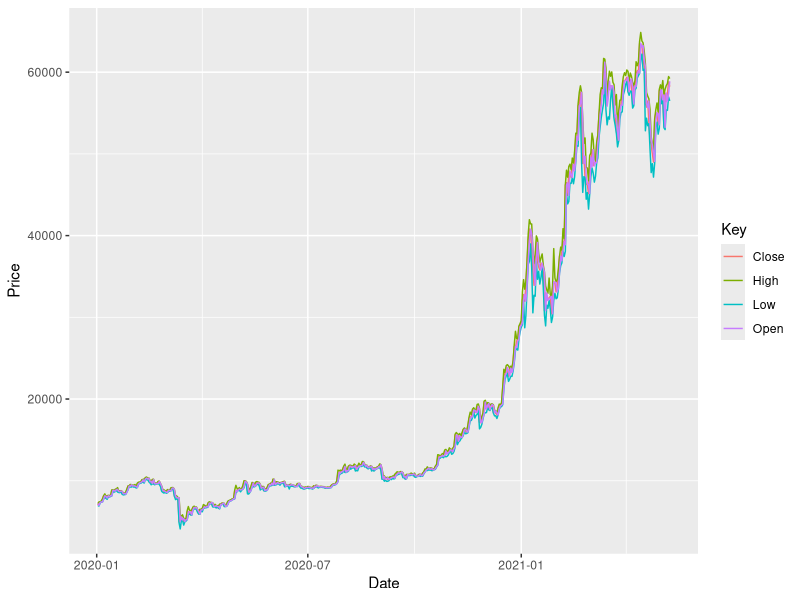
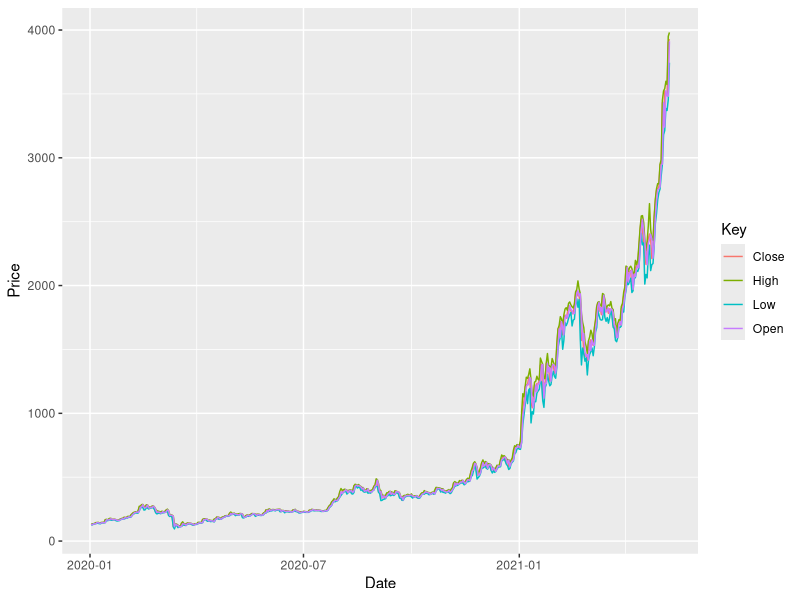

Generate these figures, in order, with R:
## ---- chunk 1
knitr::opts_chunk$set(echo = TRUE)
## ---- chunk 2
library(tidyverse)

## ---- chunk 3
bitcoin <- read_csv('cyptocurrency/Bitcoin.csv')
eth <- read_csv('cyptocurrency/Ethereum.csv')

## ---- chunk 4
head(bitcoin)

bitcoin %>%
  filter(Date > "2020-1-1") %>%
  select(2:6) %>% 
  gather("Key","Price", -Date) %>% 
  ggplot(aes(x = Date, y = Price, color = Key)) + 
  geom_line()
  # ggbreak::scale_y_break(c(20000,50000))


eth %>%
  filter(Date > "2020-1-1") %>%
  select(2:6) %>% 
  gather("Key","Price", -Date) %>% 
  ggplot(aes(x = Date, y = Price, color = Key)) + 
  geom_line()
